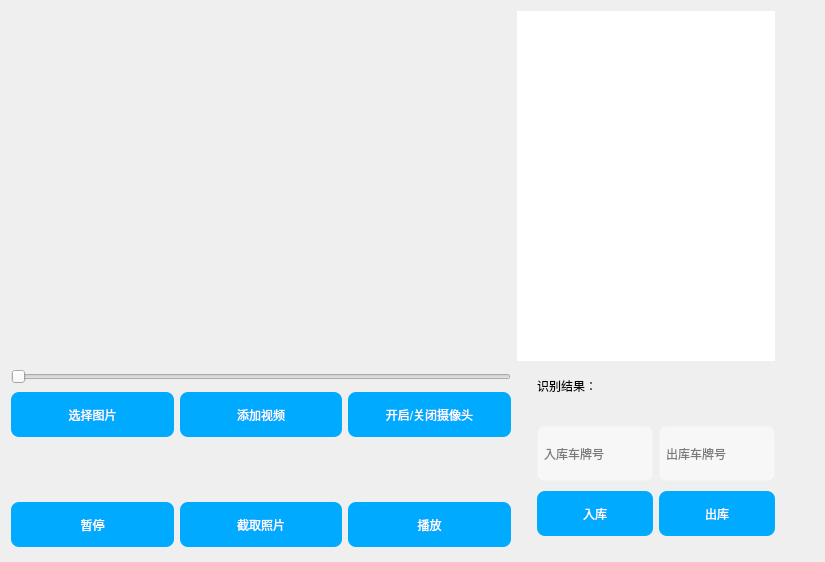
     <widget class="QWidget" name="main">
      <layout class="QHBoxLayout" name="horizontalLayout_5">
       <item>
        <layout class="QGridLayout" name="gridLayout">
         <item row="1" column="1">
          <widget class="QLabel" name="label_pie">
           <property name="minimumSize">
            <size>
             <width>0</width>
             <height>350</height>
            </size>
           </property>
           <property name="styleSheet">
            <string notr="true">background-color: rgb(255, 255, 255);</string>
           </property>
           <property name="text">
            <string/>
           </property>
          </widget>
         </item>
         <item row="2" column="1">
          <layout class="QVBoxLayout" name="verticalLayout_4">
           <property name="leftMargin">
            <number>20</number>
           </property>
           <property name="topMargin">
            <number>10</number>
           </property>
           <property name="bottomMargin">
            <number>15</number>
           </property>
           <item>
            <widget class="QLabel" name="label_title">
             <property name="maximumSize">
              <size>
               <width>16777215</width>
               <height>45</height>
              </size>
             </property>
             <property name="styleSheet">
              <string notr="true">font: 13pt &quot;华文隶书&quot;;</string>
             </property>
             <property name="text">
              <string>识别结果：</string>
             </property>
            </widget>
           </item>
           <item>
            <widget class="QLabel" name="screen_label">
             <property name="text">
              <string/>
             </property>
            </widget>
           </item>
           <item>
            <layout class="QHBoxLayout" name="horizontalLayout">
             <item>
              <layout class="QVBoxLayout" name="verticalLayout_2">
               <property name="spacing">
                <number>15</number>
               </property>
               <property name="leftMargin">
                <number>0</number>
               </property>
               <property name="topMargin">
                <number>0</number>
               </property>
               <item>
                <widget class="QLineEdit" name="Car_idinput">
                 <property name="minimumSize">
                  <size>
                   <width>0</width>
                   <height>55</height>
                  </size>
                 </property>
                 <property name="maximumSize">
                  <size>
                   <width>16777215</width>
                   <height>45</height>
                  </size>
                 </property>
                 <property name="styleSheet">
                  <string notr="true">background-color: rgb(247, 247, 247);
border:1px groove transparent;
border-radius:7px;
padding:2px 4px;
font: 10pt &quot;华文隶书&quot;;</string>
                 </property>
                 <property name="placeholderText">
                  <string>入库车牌号</string>
                 </property>
                </widget>
               </item>
               <item>
                <widget class="QPushButton" name="submitCar">
                 <property name="minimumSize">
                  <size>
                   <width>0</width>
                   <height>45</height>
                  </size>
                 </property>
                 <property name="maximumSize">
                  <size>
                   <width>16777215</width>
                   <height>45</height>
                  </size>
                 </property>
                 <property name="styleSheet">
                  <string notr="true">background-color: rgb(0, 170, 255);
color: rgb(255, 255, 255);
font: 25 9pt &quot;Bahnschrift Light&quot;;
font: 12pt &quot;华文隶书&quot;;
border-radius:8px;</string>
                 </property>
                 <property name="text">
                  <string>入库</string>
                 </property>
                </widget>
               </item>
              </layout>
             </item>
             <item>
              <layout class="QVBoxLayout" name="verticalLayout_3">
               <property name="spacing">
                <number>15</number>
               </property>
               <property name="topMargin">
                <number>0</number>
               </property>
               <item>
                <widget class="QLineEdit" name="Car_output">
                 <property name="minimumSize">
                  <size>
                   <width>0</width>
                   <height>55</height>
                  </size>
                 </property>
                 <property name="maximumSize">
                  <size>
                   <width>16777215</width>
                   <height>45</height>
                  </size>
                 </property>
                 <property name="styleSheet">
                  <string notr="true">background-color: rgb(247, 247, 247);
border:1px groove transparent;
border-radius:7px;
padding:2px 4px;
font: 10pt &quot;华文隶书&quot;;</string>
                 </property>
                 <property name="placeholderText">
                  <string>出库车牌号</string>
                 </property>
                </widget>
               </item>
               <item>
                <widget class="QPushButton" name="DeleteCar">
                 <property name="minimumSize">
                  <size>
                   <width>0</width>
                   <height>45</height>
                  </size>
                 </property>
                 <property name="maximumSize">
                  <size>
                   <width>16777215</width>
                   <height>45</height>
                  </size>
                 </property>
                 <property name="styleSheet">
                  <string notr="true">background-color: rgb(0, 170, 255);
color: rgb(255, 255, 255);
font: 25 9pt &quot;Bahnschrift Light&quot;;
font: 12pt &quot;华文隶书&quot;;
border-radius:8px;</string>
                 </property>
                 <property name="text">
                  <string>出库</string>
                 </property>
                </widget>
               </item>
              </layout>
             </item>
            </layout>
           </item>
          </layout>
         </item>
         <item row="1" column="0">
          <widget class="QLabel" name="camera">
           <property name="sizePolicy">
            <sizepolicy hsizetype="Minimum" vsizetype="Minimum">
             <horstretch>0</horstretch>
             <verstretch>0</verstretch>
            </sizepolicy>
           </property>
           <property name="minimumSize">
            <size>
             <width>500</width>
             <height>250</height>
            </size>
           </property>
           <property name="text">
            <string/>
           </property>
          </widget>
         </item>
         <item row="2" column="0">
          <layout class="QVBoxLayout" name="verticalLayout_5">
           <item>
            <widget class="QSlider" name="horizontalSlider">
             <property name="styleSheet">
              <string notr="true">/* 需要先设置groove，水平滑动条*/
QSlider#customSlider::groove:horizontal {
    border: none;
    height: 6px;
    border-radius: 3px;
    background: lightgray;
}
QSlider#customSlider::handle:horizontal {
    border: none;
    margin: -5px 0px; /* 上下边距和左右边距*/
    width: 16px;
    height: 16px;
    border-radius: 8px;
    background: #e83c3c;
    border-image: url(:/images/white.png);
}
/*划过部分*/
QSlider#customSlider::sub-page:horizontal {
    background: red;
    height: 4px;
    border-radius: 3px;
}
/*未划过部分*/
QSlider#customSlider::add-page:horizontal {
    background: lightgray;
    height: 4px;
    border-radius: 3px;
}
</string>
             </property>
             <property name="orientation">
              <enum>Qt::Horizontal</enum>
             </property>
            </widget>
           </item>
           <item>
            <layout class="QHBoxLayout" name="horizontalLayout_2">
             <item>
              <widget class="QPushButton" name="selectImgButton">
               <property name="minimumSize">
                <size>
                 <width>0</width>
                 <height>45</height>
                </size>
               </property>
               <property name="styleSheet">
                <string notr="true">background-color: rgb(0, 170, 255);
color: rgb(255, 255, 255);
font: 25 9pt &quot;Bahnschrift Light&quot;;
font: 12pt &quot;华文隶书&quot;;
border-radius:8px;</string>
               </property>
               <property name="text">
                <string>选择图片</string>
               </property>
               <property name="autoRepeat">
                <bool>false</bool>
               </property>
              </widget>
             </item>
             <item>
              <widget class="QPushButton" name="fileopen">
               <property name="enabled">
                <bool>true</bool>
               </property>
               <property name="minimumSize">
                <size>
                 <width>0</width>
                 <height>45</height>
                </size>
               </property>
               <property name="maximumSize">
                <size>
                 <width>16777215</width>
                 <height>45</height>
                </size>
               </property>
               <property name="styleSheet">
                <string notr="true">background-color: rgb(0, 170, 255);
color: rgb(255, 255, 255);
font: 25 9pt &quot;Bahnschrift Light&quot;;
font: 12pt &quot;华文隶书&quot;;
border-radius:8px;</string>
               </property>
               <property name="text">
                <string>添加视频</string>
               </property>
              </widget>
             </item>
             <item>
              <widget class="QPushButton" name="camera_button">
               <property name="minimumSize">
                <size>
                 <width>0</width>
                 <height>45</height>
                </size>
               </property>
               <property name="maximumSize">
                <size>
                 <width>16777215</width>
                 <height>45</height>
                </size>
               </property>
               <property name="styleSheet">
                <string notr="true">background-color: rgb(0, 170, 255);
color: rgb(255, 255, 255);
font: 25 9pt &quot;Bahnschrift Light&quot;;
font: 12pt &quot;华文隶书&quot;;
border-radius:8px;</string>
               </property>
               <property name="text">
                <string>开启/关闭摄像头</string>
               </property>
              </widget>
             </item>
            </layout>
           </item>
           <item>
            <layout class="QHBoxLayout" name="horizontalLayout_3">
             <property name="topMargin">
              <number>57</number>
             </property>
             <item>
              <widget class="QPushButton" name="video_pause">
               <property name="minimumSize">
                <size>
                 <width>0</width>
                 <height>45</height>
                </size>
               </property>
               <property name="styleSheet">
                <string notr="true">background-color: rgb(0, 170, 255);
color: rgb(255, 255, 255);
font: 25 9pt &quot;Bahnschrift Light&quot;;
font: 12pt &quot;华文隶书&quot;;
border-radius:8px;</string>
               </property>
               <property name="text">
                <string>暂停</string>
               </property>
              </widget>
             </item>
             <item>
              <widget class="QPushButton" name="camera_take">
               <property name="minimumSize">
                <size>
                 <width>0</width>
                 <height>45</height>
                </size>
               </property>
               <property name="maximumSize">
                <size>
                 <width>16777215</width>
                 <height>45</height>
                </size>
               </property>
               <property name="styleSheet">
                <string notr="true">background-color: rgb(0, 170, 255);
color: rgb(255, 255, 255);
font: 25 9pt &quot;Bahnschrift Light&quot;;
font: 12pt &quot;华文隶书&quot;;
border-radius:8px;</string>
               </property>
               <property name="text">
                <string>截取照片</string>
               </property>
              </widget>
             </item>
             <item>
              <widget class="QPushButton" name="video_start">
               <property name="minimumSize">
                <size>
                 <width>0</width>
                 <height>45</height>
                </size>
               </property>
               <property name="maximumSize">
                <size>
                 <width>16777215</width>
                 <height>45</height>
                </size>
               </property>
               <property name="styleSheet">
                <string notr="true">background-color: rgb(0, 170, 255);
color: rgb(255, 255, 255);
font: 25 9pt &quot;Bahnschrift Light&quot;;
font: 12pt &quot;华文隶书&quot;;
border-radius:8px;</string>
               </property>
               <property name="text">
                <string>播放</string>
               </property>
              </widget>
             </item>
            </layout>
           </item>
          </layout>
         </item>
        </layout>
       </item>
       <item>
        <widget class="QLabel" name="park_all">
         <property name="text">
          <string/>
         </property>
        </widget>
       </item>
       <item>
        <widget class="QLabel" name="park_now">
         <property name="text">
          <string/>
         </property>
        </widget>
       </item>
       <item>
        <widget class="QLabel" name="park_reserve">
         <property name="text">
          <string/>
         </property>
        </widget>
       </item>
      </layout>
     </widget>
